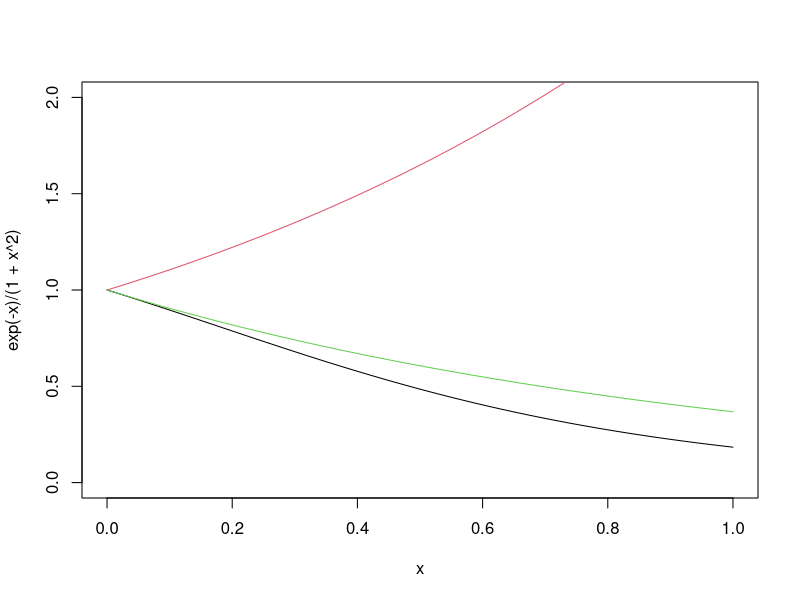
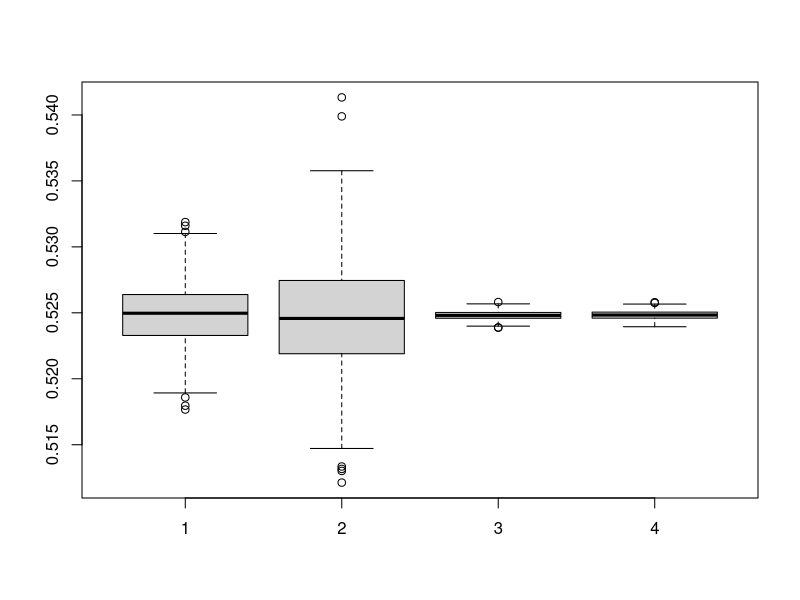

Source code (R) for these figures, in order:
# Aula 5.5 - Monte Carlo - Exercicios

# 1 ----

I.simples = function(n){
  x = runif(n)
  I = mean((1/(1+x^2))*exp(-x))
  return(I)
}

I.simples(10000)

simples <- NULL
for (i in 1:500) {
  simples[i] = I.simples(10000)
}

# 2 ----
curve(exp(-x)/(1+x^2), ylim = c(0,2))
curve(exp(x), add = T, col = 2)
curve(exp(-x), add = T, col = 3)

I.import = function(n){
  x = rexp(n)
  I = mean(I(x < 1)/(1 + x^2))
  return(I)
}

I.import(10000)

importancia <- NULL
for (i in 1:500) {
  importancia[i] = I.import(10000)
}

# 3 ----

I.ant = function(n){
  x = runif(n)
  y = (((1/(1+x^2))*exp(-x))+((1/(1+(1-x)^2))*exp(-(1-x))))/2
  I = mean(y)
  return(I)
}

I.ant(10000)

antitetica <- NULL
for (i in 1:500) {
  antitetica[i] = I.ant(10000)
}

# 4 ----

I.control = function(n){
  u = runif(n)
  x = (1/(1+u^2))*exp(-u)
  y = u
  
  x_cov = x - ((cov(x,y)/var(y)) * (y - 0.5))
  I = mean(x_cov)
  return(I)
}

I.control(10000)

controle <- NULL
for (i in 1:500) {
  controle[i] = I.control(10000)
}

# 5 ----
integrate(function(x) exp(-x)/(1+x^2), 0, 1)$value

# Comparação ----

# Comparação ----

var(simples)
var(importancia)
var(antitetica)
var(controle)

boxplot(list(simples, importancia, antitetica, controle))
